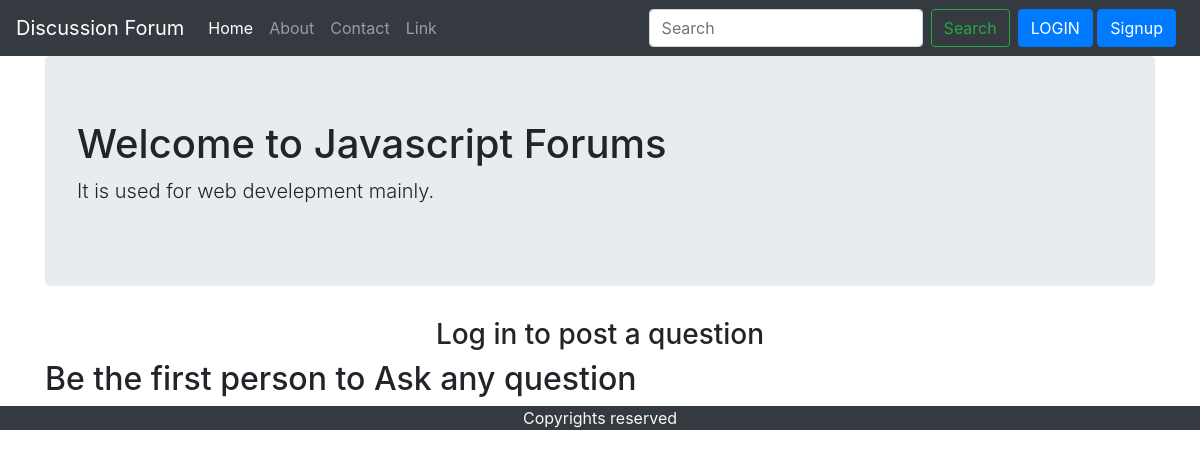
/threadslist.php?catid=2, run on the app's committed database.
### tables this page shows
CREATE TABLE `category` (
  `id` int(8) NOT NULL,
  `name` varchar(255) NOT NULL,
  `description` varchar(255) NOT NULL,
  `created` datetime DEFAULT current_timestamp()
);

### threadslist.php (the view, shortened to what this page needs)
<?php include('partials/header.php');
include('partials/dbconnect.php');
$id=$_GET['catid'];
$sql="SELECT * FROM `category` WHERE `id`=$id";
$res=mysqli_query($conn,$sql);
while($row = mysqli_fetch_assoc($res))
    {
        $name=$row['name'];
        $desc=$row['description'];
    }
?>
<div class="container">
    <div class="jumbotron">
        <h1>Welcome to <?php echo $name; ?> Forums</h1>
        <p class="lead"><?php echo $desc; ?>.</p>
    </div>
</div>
<?php
if (isset($_SESSION['loggedin']) && $_SESSION['loggedin']==true)
{
echo '<div class="container">
        <form action="'.$_SERVER["REQUEST_URI"].'" method="post">
            <div class="form-group">
                <label for="title">TITLE</label>
                <input type="text" class="form-control" id="title" name="title" aria-describedby="emailHelp"
                    placeholder="Enter your Question">
            </div>
            <div class="form-group">
                <label for="desc">Elaborate your query</label>
                <input type="text" class="form-control" id="desc" name="desc">
                <input type="hidden" name="user_id" value="'.$_SESSION['id'].'">
            </div>
            <button type="submit" class="btn btn-primary">Submit</button>
        </form>
    </div>';
}
else{
echo "<h3 class='container text-center'>Log in to post a question</h3>";
}
?>
<div class="container">
    <?php
    $noresult = true;
        if ($noresult)
        {
            echo "<h2>Be the first person to Ask any question</h2>
            <style>#hid{ display:none;}</style>
            ";
        }
        ?>
</div>
<?php include('partials/footer.php') ?>

### data on the page
category: name "Javascript", description "It is used for web develepment mainly"
